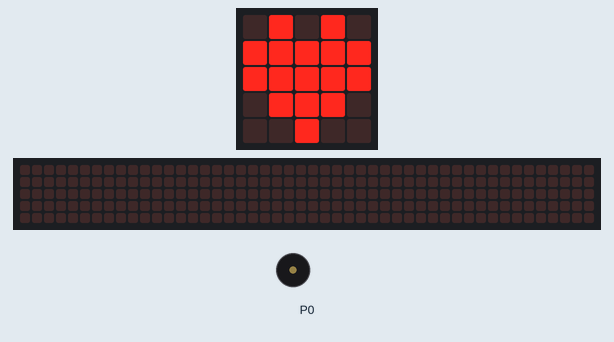
This program was run on a simulated BBC micro:bit (MakeCode). Parts: the board's 5×5 LED display, a strip that is not on the board, showing the scrolling text unrolled, buzzer (waves = sounding). The 48×5 strip is a reading aid, not a part: it shows the text the display is scrolling, unrolled, one strip-width of it at a time. At 19.7 s the program stops and its outputs stay as they are.

Above: at 0.1 s.
At 4.7 s:
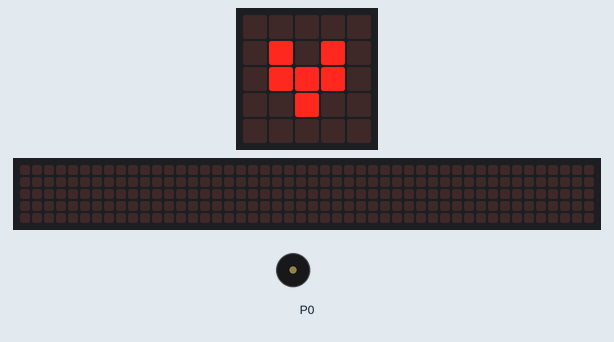
At 5.4 s:
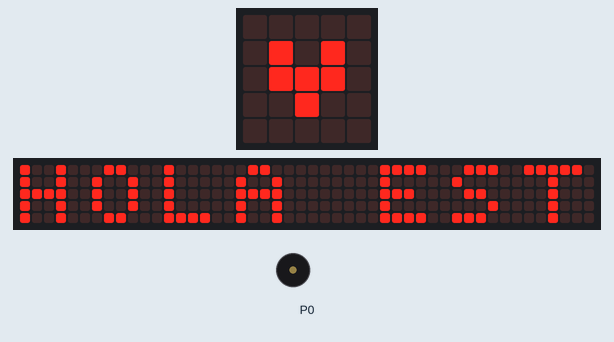
At 9.4 s:
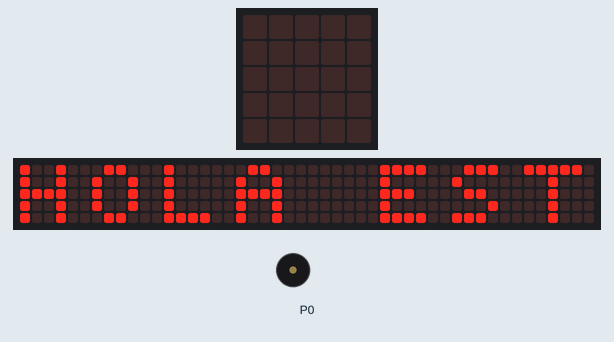
Timing chart, 0 to 10.9 s (numbered marks = the images above):
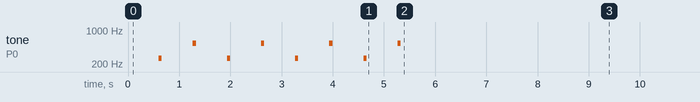

Measured:
- what the display in image 1 shows lasts 0.6 s, from 4.7 s to 5.3 s

The program:

main.ts
```typescript
for (let index = 0; index < 4; index++) {
    basic.showIcon(IconNames.Heart)
    music.playTone(262, music.beat(BeatFraction.Eighth))
    basic.showIcon(IconNames.SmallHeart)
    music.playTone(540, music.beat(BeatFraction.Eighth))
}
basic.showString("HOLA ESTOY BIEN")
```

test.ts
```typescript
// aquí va el archivo "tests"; esto no se compilará cuando este paquete se utilice como una extensión.
```
